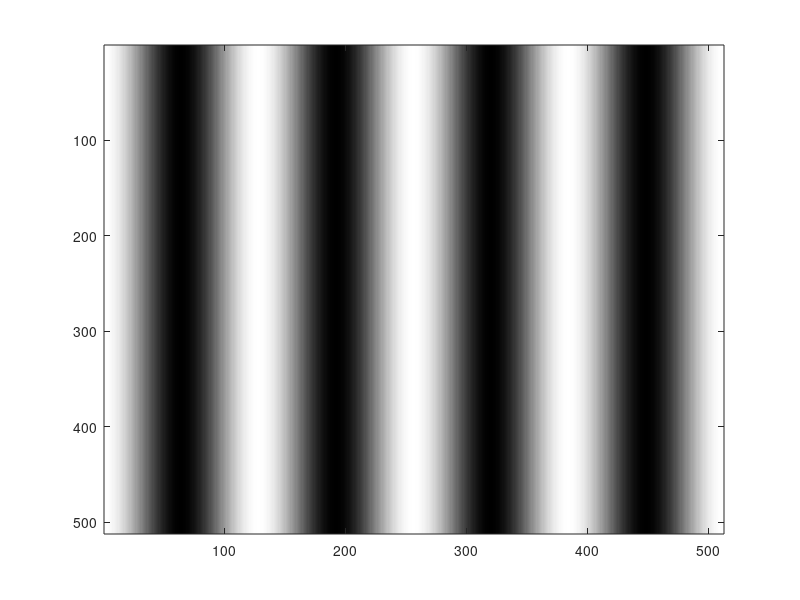

This figure's MATLAB source: (Note: this script raises an error after producing the figure.)
clc; clear; close all;

w = 512;
h = 512;
A = zeros(w,h, 3);

T       = 4/w;
phi     = 1/ 4 / T;%w/8;%w/2 / T;
for i=1:w
    %v = i  / w;
    %v = sigmoid(0.06, i, w/2);
    v = 0.5*(1 + sin(2*pi*T*(i+phi)));
    A(:,i,:) = v;
end


% B =  B / max(max(max(B)));

surf(A(:,:,1));
image(A);

imwrite(A, '../../_output/sigmoid2.png', 'PNG');

